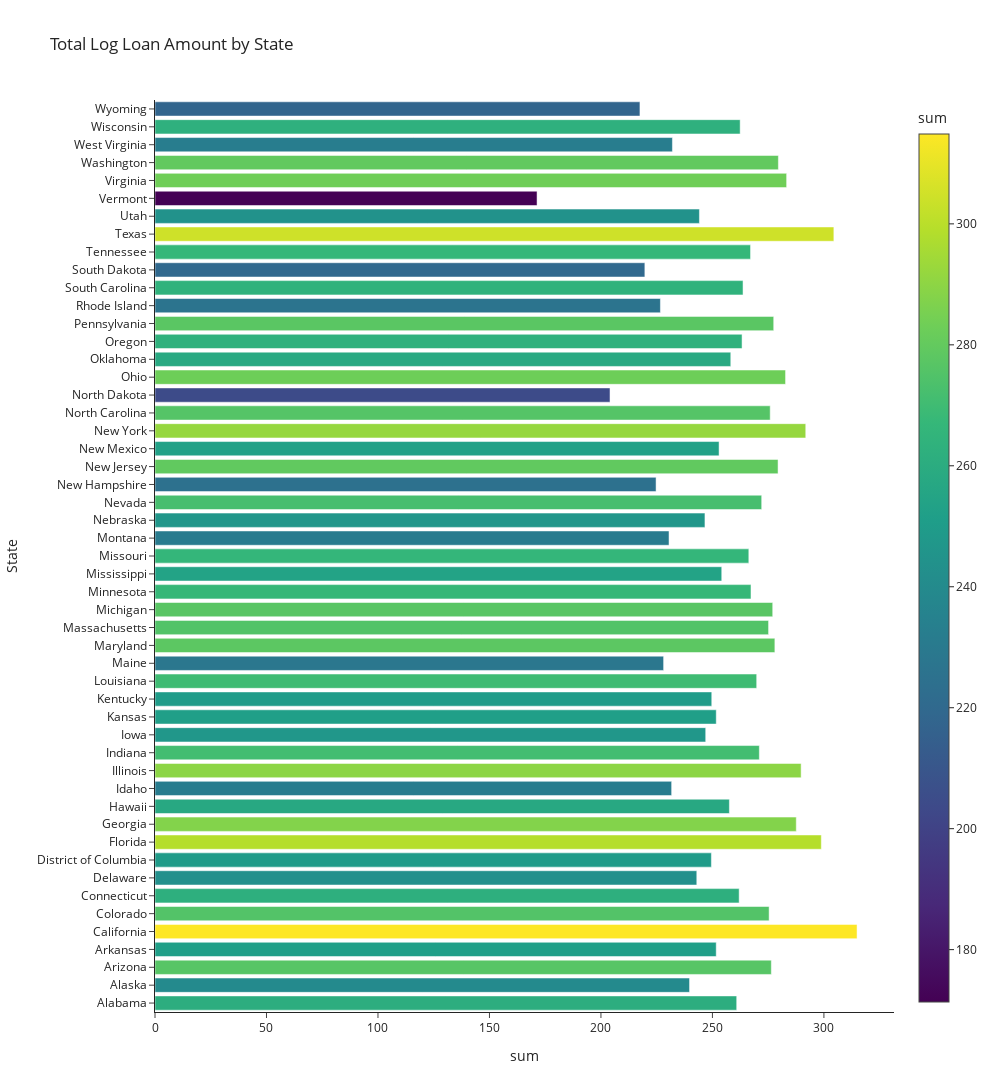

Notebook source saved alongside this figure:
### Code cell
by_state = df.groupby(by='geo_name').aggregate({'log_loan_amount': ['sum']}).droplevel(0, axis=1).reset_index()

# Create the barplot with continuous color scaling using Plotly Express
fig = px.bar(by_state, 
             x='sum',
             y='geo_name', 
             orientation='h',
             color='sum',  # Use log_loan_amount for continuous color scaling
             color_continuous_scale='viridis',  # Use 'viridis' color scale
             labels={'geo_name': 'State', 'loan_amount': 'Loan Amount (log scale)'},
             title='Total Log Loan Amount by State',
             template ='simple_white')

fig.update_layout(height=1200, width=1000)

fig.show()

### Figure 1 — Plotly figure (JSON) as saved in the notebook; plotly's stock layout.template omitted (floating-point values rounded to 4 significant figures)
{"data": [{"alignmentgroup": "True", "hovertemplate": "sum=%{marker.color}<br>State=%{y}<extra></extra>", "legendgroup": "", "marker": {"color": [260.9, 239.7, 276.4, 251.7, 314.9, 275.4, 262.0, 243.0, 249.5, 298.8, 287.6, 257.6, 231.7, 289.8, 271.0, 247.0, 251.7, 249.7, 269.8, 228.1, 278.0, 275.2, 277.0, 267.3, 254.2, 266.3, 230.5, 246.6, 272.1, 224.7, 279.4, 253.0, 291.9, 275.9, 204.1, 282.8, 258.2, 263.3, 277.5, 226.7, 263.7, 219.7, 267.1, 304.5, 244.2, 171.3, 283.3, 279.6, 232.1, 262.4, 217.5], "coloraxis": "coloraxis", "pattern": {"shape": ""}}, "name": "", "offsetgroup": "", "orientation": "h", "showlegend": false, "textposition": "auto", "type": "bar", "x": [260.9, 239.7, 276.4, 251.7, 314.9, 275.4, 262.0, 243.0, 249.5, 298.8, 287.6, 257.6, 231.7, 289.8, 271.0, 247.0, 251.7, 249.7, 269.8, 228.1, 278.0, 275.2, 277.0, 267.3, 254.2, 266.3, 230.5, 246.6, 272.1, 224.7, 279.4, 253.0, 291.9, 275.9, 204.1, 282.8, 258.2, 263.3, 277.5, 226.7, 263.7, 219.7, 267.1, 304.5, 244.2, 171.3, 283.3, 279.6, 232.1, 262.4, 217.5], "xaxis": "x", "y": ["Alabama", "Alaska", "Arizona", "Arkansas", "California", "Colorado", "Connecticut", "Delaware", "District of Columbia", "Florida", "Georgia", "Hawaii", "Idaho", "Illinois", "Indiana", "Iowa", "Kansas", "Kentucky", "Louisiana", "Maine", "Maryland", "Massachusetts", "Michigan", "Minnesota", "Mississippi", "Missouri", "Montana", "Nebraska", "Nevada", "New Hampshire", "New Jersey", "New Mexico", "New York", "North Carolina", "North Dakota", "Ohio", "Oklahoma", "Oregon", "Pennsylvania", "Rhode Island", "South Carolina", "South Dakota", "Tennessee", "Texas", "Utah", "Vermont", "Virginia", "Washington", "West Virginia", "Wisconsin", "Wyoming"], "yaxis": "y"}], "layout": {"barmode": "relative", "coloraxis": {"colorbar": {"title": {"text": "sum"}}, "colorscale": [[0, "#440154"], [0.1111, "#482878"], [0.2222, "#3e4989"], [0.3333, "#31688e"], [0.4444, "#26828e"], [0.5556, "#1f9e89"], [0.6667, "#35b779"], [0.7778, "#6ece58"], [0.8889, "#b5de2b"], [1, "#fde725"]]}, "height": 1200, "legend": {"tracegroupgap": 0}, "title": {"text": "Total Log Loan Amount by State"}, "width": 1000, "xaxis": {"anchor": "y", "domain": [0, 1], "title": {"text": "sum"}}, "yaxis": {"anchor": "x", "domain": [0, 1], "title": {"text": "State"}}}}
